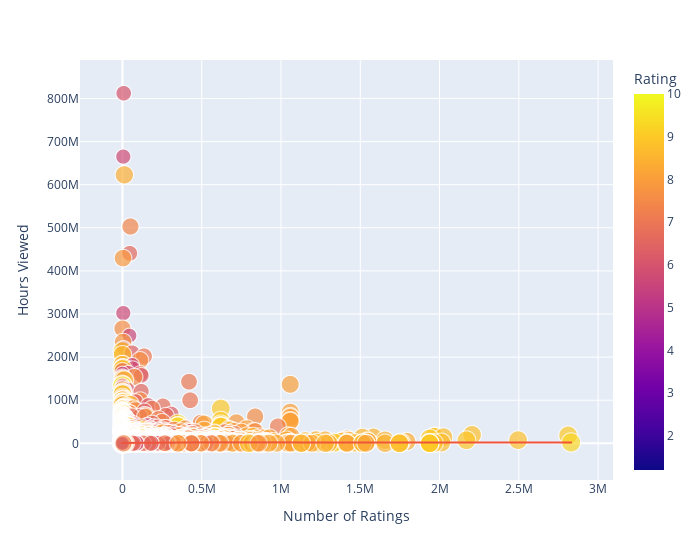

Notebook code for this chart:
### Markdown cell above
## **Ratings vs Hours Viewed**

### Code cell
fig = px.scatter(
    df, x='Number of Ratings',
    y='Hours Viewed', color='Rating',
    size='Rating', trendline='lowess',
    width=700
)

fig.show()

### Figure 1 — Plotly figure (JSON) as saved in the notebook; plotly's stock layout.template omitted (floating-point values rounded to 4 significant figures; data arrays with more than 128 entries replaced by an {"elided": "..."} marker saying what was removed)
{"data": [{"hovertemplate": "Number of Ratings=%{x}<br>Hours Viewed=%{y}<br>Rating=%{marker.color}<extra></extra>", "legendgroup": "", "marker": {"color": {"elided": "18332 float values"}, "coloraxis": "coloraxis", "size": {"elided": "18332 float values"}, "sizemode": "area", "sizeref": 0.025, "symbol": "circle"}, "mode": "markers", "name": "", "showlegend": false, "type": "scattergl", "x": {"elided": "18332 float values"}, "xaxis": "x", "y": {"elided": "18332 int values"}, "yaxis": "y"}, {"hovertemplate": "<b>LOWESS trendline</b><br><br>Number of Ratings=%{x}<br>Hours Viewed=%{y} <b>(trend)</b><extra></extra>", "legendgroup": "", "marker": {"symbol": "circle"}, "mode": "lines", "name": "", "showlegend": false, "type": "scattergl", "x": {"elided": "14222 float values"}, "xaxis": "x", "y": {"elided": "14222 float values"}, "yaxis": "y"}], "layout": {"coloraxis": {"colorbar": {"title": {"text": "Rating"}}, "colorscale": [[0, "#0d0887"], [0.1111, "#46039f"], [0.2222, "#7201a8"], [0.3333, "#9c179e"], [0.4444, "#bd3786"], [0.5556, "#d8576b"], [0.6667, "#ed7953"], [0.7778, "#fb9f3a"], [0.8889, "#fdca26"], [1, "#f0f921"]]}, "legend": {"itemsizing": "constant", "tracegroupgap": 0}, "margin": {"t": 60}, "width": 700, "xaxis": {"anchor": "y", "domain": [0, 1], "title": {"text": "Number of Ratings"}}, "yaxis": {"anchor": "x", "domain": [0, 1], "title": {"text": "Hours Viewed"}}}}
